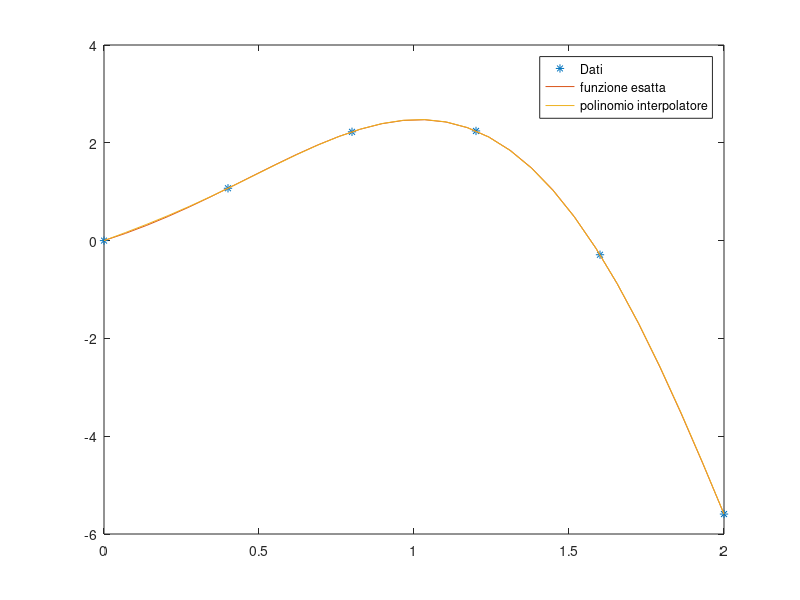

Write the MATLAB code that produced this figure.
clear
clc
close all

a = 0;
b = 2;
grado = 5;
n_nodi = grado + 1;
nodi = linspace(a,b,n_nodi);

f = @(x) exp(x).*sin(2*x);
valori = f(nodi);
coeff_poly = polyfit(nodi,valori,grado);
x = linspace(0,2,n_nodi*5);
poli_int = polyval(coeff_poly,x);

plot(nodi,valori,'*');
hold on;
plot(x,f(x));
hold on;
plot(x,poli_int);

Err = norm(f(x)-poli_int,inf)

legend("Dati","funzione esatta","polinomio interpolatore")